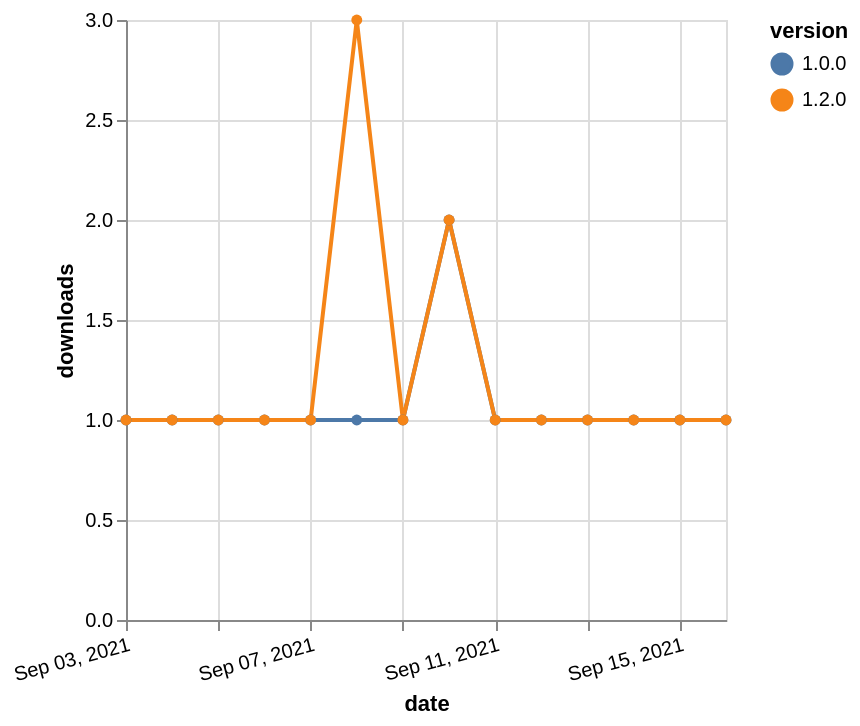

Write the Vega-Lite specification saved for this chart.
### Vega-Lite specification from a JSON file in a GitHub repository (floating-point values rounded to 4 significant figures)
{"$schema": "https://vega.github.io/schema/vega-lite/v5.json", "description": "A simple bar chart with embedded data.", "data": {"values": [{"date": "2021-09-03", "total": 296, "delta": 1, "version": "1.0.0"}, {"date": "2021-09-04", "total": 297, "delta": 1, "version": "1.0.0"}, {"date": "2021-09-05", "total": 298, "delta": 1, "version": "1.0.0"}, {"date": "2021-09-06", "total": 299, "delta": 1, "version": "1.0.0"}, {"date": "2021-09-07", "total": 300, "delta": 1, "version": "1.0.0"}, {"date": "2021-09-08", "total": 301, "delta": 1, "version": "1.0.0"}, {"date": "2021-09-09", "total": 302, "delta": 1, "version": "1.0.0"}, {"date": "2021-09-10", "total": 304, "delta": 2, "version": "1.0.0"}, {"date": "2021-09-11", "total": 305, "delta": 1, "version": "1.0.0"}, {"date": "2021-09-12", "total": 306, "delta": 1, "version": "1.0.0"}, {"date": "2021-09-13", "total": 307, "delta": 1, "version": "1.0.0"}, {"date": "2021-09-14", "total": 308, "delta": 1, "version": "1.0.0"}, {"date": "2021-09-15", "total": 309, "delta": 1, "version": "1.0.0"}, {"date": "2021-09-16", "total": 310, "delta": 1, "version": "1.0.0"}, {"date": "2021-09-03", "total": 610, "delta": 1, "version": "1.2.0"}, {"date": "2021-09-04", "total": 611, "delta": 1, "version": "1.2.0"}, {"date": "2021-09-05", "total": 612, "delta": 1, "version": "1.2.0"}, {"date": "2021-09-06", "total": 613, "delta": 1, "version": "1.2.0"}, {"date": "2021-09-07", "total": 614, "delta": 1, "version": "1.2.0"}, {"date": "2021-09-08", "total": 617, "delta": 3, "version": "1.2.0"}, {"date": "2021-09-09", "total": 618, "delta": 1, "version": "1.2.0"}, {"date": "2021-09-10", "total": 620, "delta": 2, "version": "1.2.0"}, {"date": "2021-09-11", "total": 621, "delta": 1, "version": "1.2.0"}, {"date": "2021-09-12", "total": 622, "delta": 1, "version": "1.2.0"}, {"date": "2021-09-13", "total": 623, "delta": 1, "version": "1.2.0"}, {"date": "2021-09-14", "total": 624, "delta": 1, "version": "1.2.0"}, {"date": "2021-09-15", "total": 625, "delta": 1, "version": "1.2.0"}, {"date": "2021-09-16", "total": 626, "delta": 1, "version": "1.2.0"}]}, "width": "container", "mark": {"type": "line", "point": {"filled": true}}, "encoding": {"x": {"field": "date", "type": "temporal", "timeUnit": "yearmonthdate", "title": "date", "axis": {"labelAngle": -15}}, "y": {"field": "delta", "type": "quantitative", "title": "downloads"}, "color": {"field": "version", "type": "nominal"}, "tooltip": {"field": "delta"}}}
